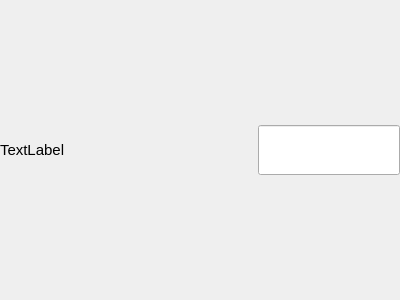
<?xml version="1.0" encoding="UTF-8"?>
<ui version="4.0">
 <class>LabelWithLineEdit</class>
 <widget class="QWidget" name="LabelWithLineEdit">
  <property name="geometry">
   <rect>
    <x>0</x>
    <y>0</y>
    <width>400</width>
    <height>300</height>
   </rect>
  </property>
  <property name="windowTitle">
   <string>Form</string>
  </property>
  <layout class="QHBoxLayout" name="horizontalLayout_2">
   <property name="spacing">
    <number>0</number>
   </property>
   <property name="leftMargin">
    <number>0</number>
   </property>
   <property name="topMargin">
    <number>0</number>
   </property>
   <property name="rightMargin">
    <number>0</number>
   </property>
   <property name="bottomMargin">
    <number>0</number>
   </property>
   <item>
    <layout class="QHBoxLayout" name="horizontalLayout">
     <item alignment="Qt::AlignLeft|Qt::AlignVCenter">
      <widget class="QLabel" name="label">
       <property name="font">
        <font>
         <family>Arial</family>
         <pointsize>11</pointsize>
        </font>
       </property>
       <property name="text">
        <string>TextLabel</string>
       </property>
      </widget>
     </item>
     <item alignment="Qt::AlignRight|Qt::AlignVCenter">
      <widget class="InputForNumber" name="input">
       <property name="minimumSize">
        <size>
         <width>120</width>
         <height>50</height>
        </size>
       </property>
       <property name="maximumSize">
        <size>
         <width>16777215</width>
         <height>50</height>
        </size>
       </property>
       <property name="font">
        <font>
         <family>Arial</family>
         <pointsize>12</pointsize>
        </font>
       </property>
       <property name="alignment">
        <set>Qt::AlignCenter</set>
       </property>
      </widget>
     </item>
    </layout>
   </item>
  </layout>
 </widget>
 <customwidgets>
  <customwidget>
   <class>InputForNumber</class>
   <extends>QLineEdit</extends>
   <header>inputfornumber.h</header>
  </customwidget>
 </customwidgets>
 <resources/>
 <connections/>
</ui>
